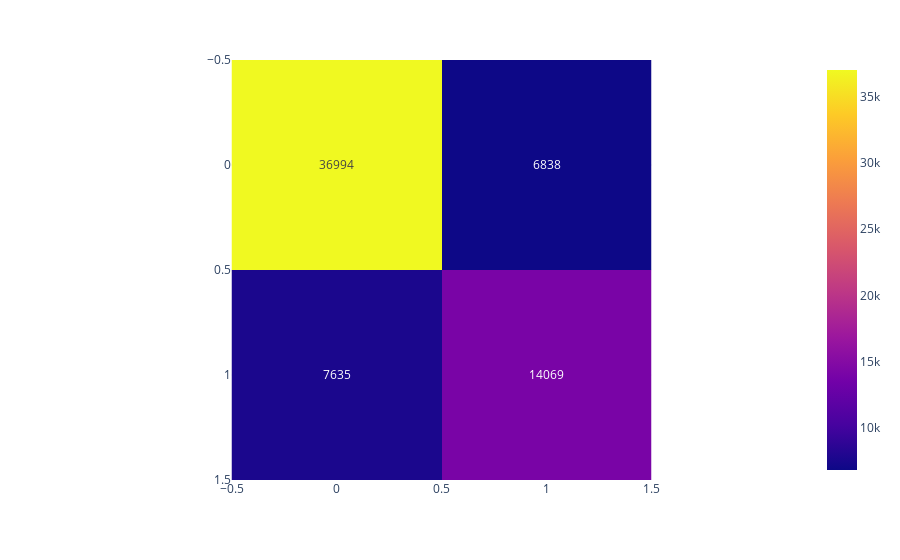

Source (notebook cell):
### Code cell
px.imshow(conf, text_auto="auto")

### Figure 1 — Plotly figure (JSON) as saved in the notebook; plotly's stock layout.template omitted (floating-point values rounded to 4 significant figures)
{"data": [{"coloraxis": "coloraxis", "name": "0", "texttemplate": "%{z:auto}", "z": [[36994, 6838], [7635, 14069]], "type": "heatmap", "xaxis": "x", "yaxis": "y", "hovertemplate": "x: %{x}<br>y: %{y}<br>color: %{z}<extra></extra>"}], "layout": {"xaxis": {"anchor": "y", "domain": [0.0, 1.0], "scaleanchor": "y", "constrain": "domain"}, "yaxis": {"anchor": "x", "domain": [0.0, 1.0], "autorange": "reversed", "constrain": "domain"}, "coloraxis": {"colorscale": [[0.0, "#0d0887"], [0.1111, "#46039f"], [0.2222, "#7201a8"], [0.3333, "#9c179e"], [0.4444, "#bd3786"], [0.5556, "#d8576b"], [0.6667, "#ed7953"], [0.7778, "#fb9f3a"], [0.8889, "#fdca26"], [1.0, "#f0f921"]]}, "margin": {"t": 60}}}
